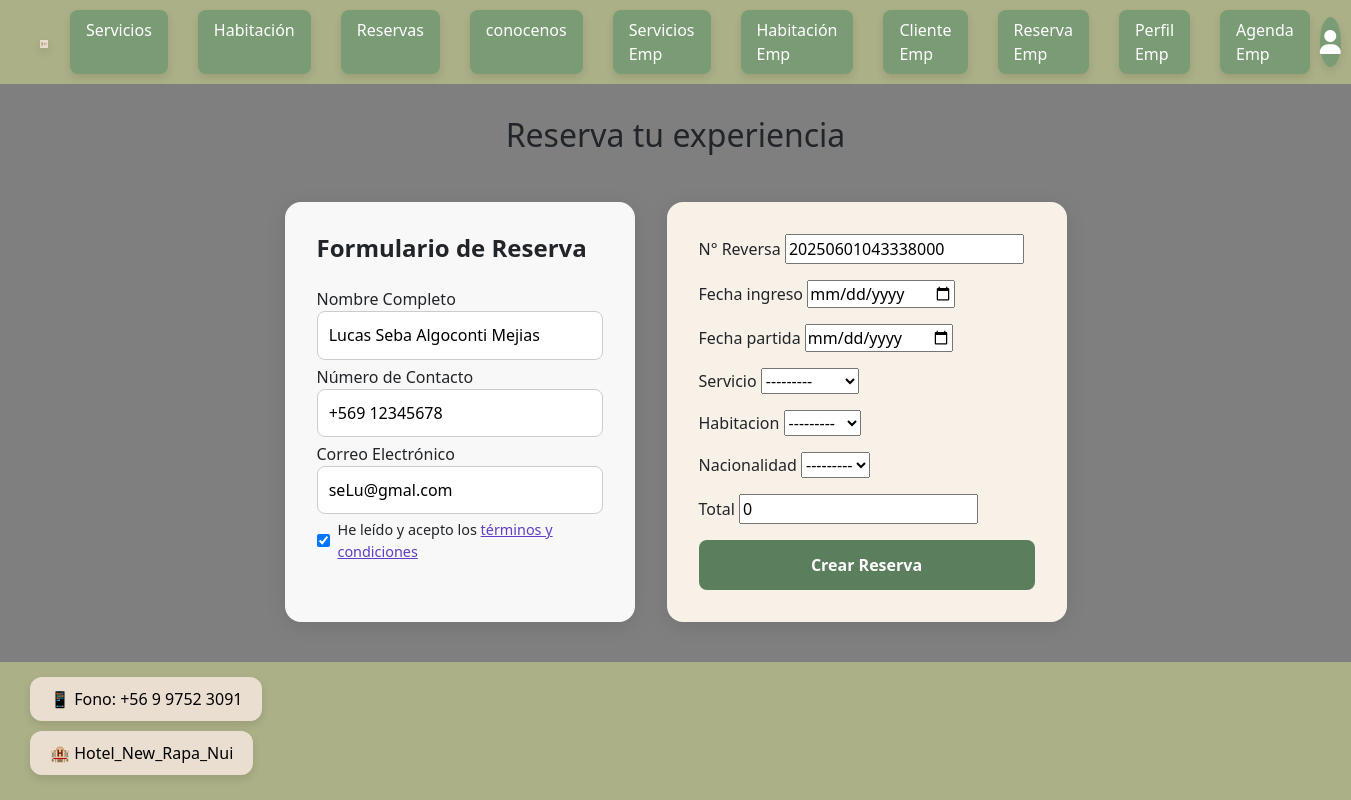
Page /reservas/123456789/ on the committed database.
### app/models.py (models this page shows)
class Cliente(models.Model):
    Rut_cliente = models.CharField(max_length=10, primary_key=True)
    Pnombre_cliente = models.CharField(max_length=40)
    Snombre_cliente = models.CharField(max_length=40)
    Papellido_cliente = models.CharField(max_length=40)
    Sapellido_cliente = models.CharField(max_length=40)
    email_cliente = models.EmailField()
    telefono_cliente = models.IntegerField()
    direccion_cliente = models.CharField(max_length=100)
    def __str__(self):
        return self.Rut_cliente

class Servicio_Ext(models.Model):
    n_s_ext = models.CharField(max_length=10, primary_key=True)
    descripcion_breve = models.TextField(max_length=100,default='')
    descripcions_ext = models.TextField(max_length=100)
    precios_ext = models.IntegerField()
    empresa = models.ForeignKey(Empresa, on_delete=models.CASCADE)
    imagen = models.ImageField(upload_to='servicios', null=True)
    def __str__(self):
        return self.n_s_ext

class Habitacion(models.Model):
    n_habitacion = models.CharField(max_length=10, primary_key=True)
    descripcion_breve = models.CharField(max_length=100,default='')
    descripcion = models.TextField(max_length=500)
    precio = models.IntegerField()
    imagen = models.ImageField(upload_to='habitaciones', null=True)
    def __str__(self):
        return self.n_habitacion

class pais(models.Model):
    id_pais = models.CharField(max_length=3, primary_key=True)
    nombre_pais = models.CharField(max_length=40)
    def __str__(self):
        return self.id_pais

### app/views.py (the view, shortened to what this page needs)
# urls.py: path("reservas/<id>/", reservas, name="reservas"),
def reservas(request, id):
    cliente = Cliente.objects.get(Rut_cliente=id)
    now = datetime.now()
    identificador = now.strftime("%Y%m%d%H%M%S") + now.strftime("%f")[:3]
    data = {
        'form': ReservaForm(initial={'rut_cliente': id}),
        'clienteInfo': cliente,
        'identificador': identificador,
    }
    return render(request, 'app/Publicas/reserva/reservas.html', data)

### app/forms.py
class ReservaForm(forms.ModelForm):
    class Meta:
        model = reserva
        fields = '__all__'
        widgets = {
            'fechaInicio': forms.DateInput(attrs={'type': 'date'}),
            'fechaFinal': forms.DateInput(attrs={'type': 'date'}),
        }

### app/templates/app/Publicas/reserva/reservas.html (shortened to what this page needs)
{% extends 'app/base.html' %}
{% load static %}
{% block extra_css %}
  <link rel="stylesheet" href="{% static 'app/css/reserva.css' %}">
{% endblock %}
{% block content %}
<h1 class="titulo-principal">Reserva tu experiencia</h1>
<div class="contenedor-formularios">
  <div class="formulario-reserva">
    <h2>Formulario de Reserva</h2>
    <div class="campo-formulario">
      <label>Nombre Completo</label>
          <input type="text" name="rut"
          value="{{ clienteInfo.Pnombre_cliente }} {{ clienteInfo.Snombre_cliente }} {{ clienteInfo.Papellido_cliente }} {{ clienteInfo.Sapellido_cliente }}"
          readonly>
        </div>
        <div class="campo-formulario">
          <label>Número de Contacto</label>
          <input type="text" name="rut"
          value="+569 {{ clienteInfo.telefono_cliente }}"
          readonly>
        </div>
        <div class="campo-formulario">
          <label>Correo Electrónico</label>
          <input type="text" name="rut"
          value="{{ clienteInfo.email_cliente }}"
          readonly>
    </div>
    <div class="checkbox-condiciones">
      <input type="checkbox" checked>
      <label>He leído y acepto los <a href="#">términos y condiciones</a></label>
    </div>
  </div>
  <div class="confirmacion-datos">
    <form method="POST" enctype="multipart/form-data">
      <div class="titulosInputs"><p>N° Reversa
        <input type="number" name="{{ form.id_reserva.name }}" value="{{ identificador }}" readonly>
      </p></div>
      <div class="titulosInputs">
        <p>Fecha ingreso
          <input type="date" name="{{ form.fechaInicio.name }}" value="{{ form.fechaInicio.value }}" placeholder="Fecha Inicio">
        </p></div>
      <div class="titulosInputs"><p>Fecha partida
        <input type="date" name="{{ form.fechaFinal.name }}" value="{{ form.fechaFinal.value }}" placeholder="Fecha Final">
      </p></div>
      <div class="titulosInputs"><p>Servicio
        {{ form.n_s_ext }}
      </p></div>
      <div class="titulosInputs"><p>Habitacion
        {{ form.n_habitacion }}
      </p></div>
      <div class="titulosInputs"><p>Nacionalidad
        {{ form.id_pais }}
      </p></div>
      <div class="titulosInputs"><p>Total
        <input type="number" name="{{ form.precio_total.name }}" value="{{ form.precio_total.value }}" placeholder="Valor Total">
      </p></div>
      <div class="contenedorInputs">
        <button type="submit" class="boton-reservar">Crear Reserva</button>
      </div>
</form>
  </div>
</div>
{% endblock %}

### app/static/app/css/base.css (style rules this page uses)
html, body { height: 100%; width: 100%; }
body { flex: 1; }
html, body { height: 100%; margin: 0; padding: 0; }
body { display: flex; flex-direction: column; min-height: 100vh; }

### app/static/app/css/habitacion-emp.css (style rules this page uses)
body { position: relative; background-image: url("../img/fondo.png"); background-size: cover; background-position: center; background-repeat: no-repeat; background-attachment: fixed; height: 100vh; }
body::before { content: ''; position: absolute; top: 0; left: 0; width: 100%; height: 100%; background: rgba(0, 0, 0, 0.5); z-index: -1; }
h1 { text-align: center; margin-bottom: 20px; }

### app/static/app/css/reserva.css (style rules this page uses)
body { position: relative; background-image: url("../img/fondo.png"); background-size: cover; background-position: center; background-repeat: no-repeat; background-attachment: fixed; height: 100vh; }
body::before { content: ''; position: fixed; top: 0; left: 0; width: 100%; height: 100%; background: rgba(0, 0, 0, 0.5); z-index: -1; }
.titulo-principal { text-align: center; font-size: 2rem; margin: 2rem 0 1rem; }
.contenedor-formularios { display: flex; flex-wrap: wrap; gap: 2rem; justify-content: center; padding: 2rem; }
.formulario-reserva { background: rgba(255,255,255,0.95); border-radius: 1rem; box-shadow: 0 4px 20px rgba(0,0,0,0.1); padding: 2rem; width: 350px; }
.formulario-reserva h2 { font-size: 1.5rem; margin-bottom: 1.5rem; font-weight: 600; }
.campo-formulario { margin-bottom: 5px; }
.campo-formulario input { width: 100%; padding: 0.7rem; border: 1px solid #ccc; border-radius: 0.5rem; }
.checkbox-condiciones { display: flex; align-items: center; margin-bottom: 1rem; font-size: 0.9rem; }
.checkbox-condiciones input { margin-right: 0.5rem; }
.checkbox-condiciones a { color: #5f3dc4; text-decoration: underline; }
.boton-reservar { width: 100%; background-color: #5b7f5c; color: #fff; padding: 0.8rem; border: none; border-radius: 0.5rem; font-weight: 600; cursor: pointer; }
.confirmacion-datos { background: #f8f1e8; border-radius: 1rem; box-shadow: 0 4px 20px rgba(0,0,0,0.1); padding: 2rem; width: 400px; }

### rows in the picture
Cliente: rut "Lucas Seba Algoconti Mejias", rut "+569 12345678", rut "seLu@gmal.com"
Servicio_Ext: n_s_ext "---------"
Habitacion: n_habitacion "---------"
pais: id_pais "---------"
